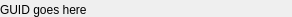
<?xml version="1.0" encoding="UTF-8"?>
<ui version="4.0">
 <class>GuidController</class>
 <widget class="QWidget" name="GuidController">
  <property name="geometry">
   <rect>
    <x>0</x>
    <y>0</y>
    <width>292</width>
    <height>16</height>
   </rect>
  </property>
  <property name="sizePolicy">
   <sizepolicy hsizetype="MinimumExpanding" vsizetype="Fixed">
    <horstretch>0</horstretch>
    <verstretch>0</verstretch>
   </sizepolicy>
  </property>
  <property name="font">
   <font>
    <family>Segoe UI</family>
   </font>
  </property>
  <property name="windowTitle">
   <string>Form</string>
  </property>
  <layout class="QGridLayout" name="gridLayout">
   <property name="leftMargin">
    <number>0</number>
   </property>
   <property name="topMargin">
    <number>3</number>
   </property>
   <property name="rightMargin">
    <number>0</number>
   </property>
   <property name="bottomMargin">
    <number>0</number>
   </property>
   <property name="spacing">
    <number>0</number>
   </property>
   <item row="0" column="0">
    <widget class="QLabel" name="label">
     <property name="enabled">
      <bool>true</bool>
     </property>
     <property name="sizePolicy">
      <sizepolicy hsizetype="MinimumExpanding" vsizetype="Preferred">
       <horstretch>0</horstretch>
       <verstretch>0</verstretch>
      </sizepolicy>
     </property>
     <property name="text">
      <string>GUID goes here</string>
     </property>
    </widget>
   </item>
  </layout>
 </widget>
 <resources/>
 <connections/>
</ui>
